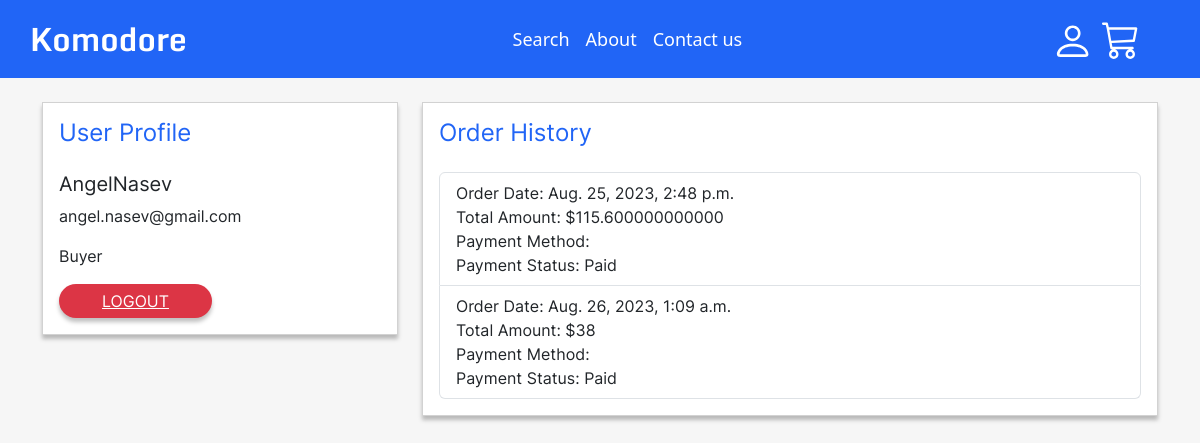
/profile/ (signed in), run on an earlier commit of the app's database.
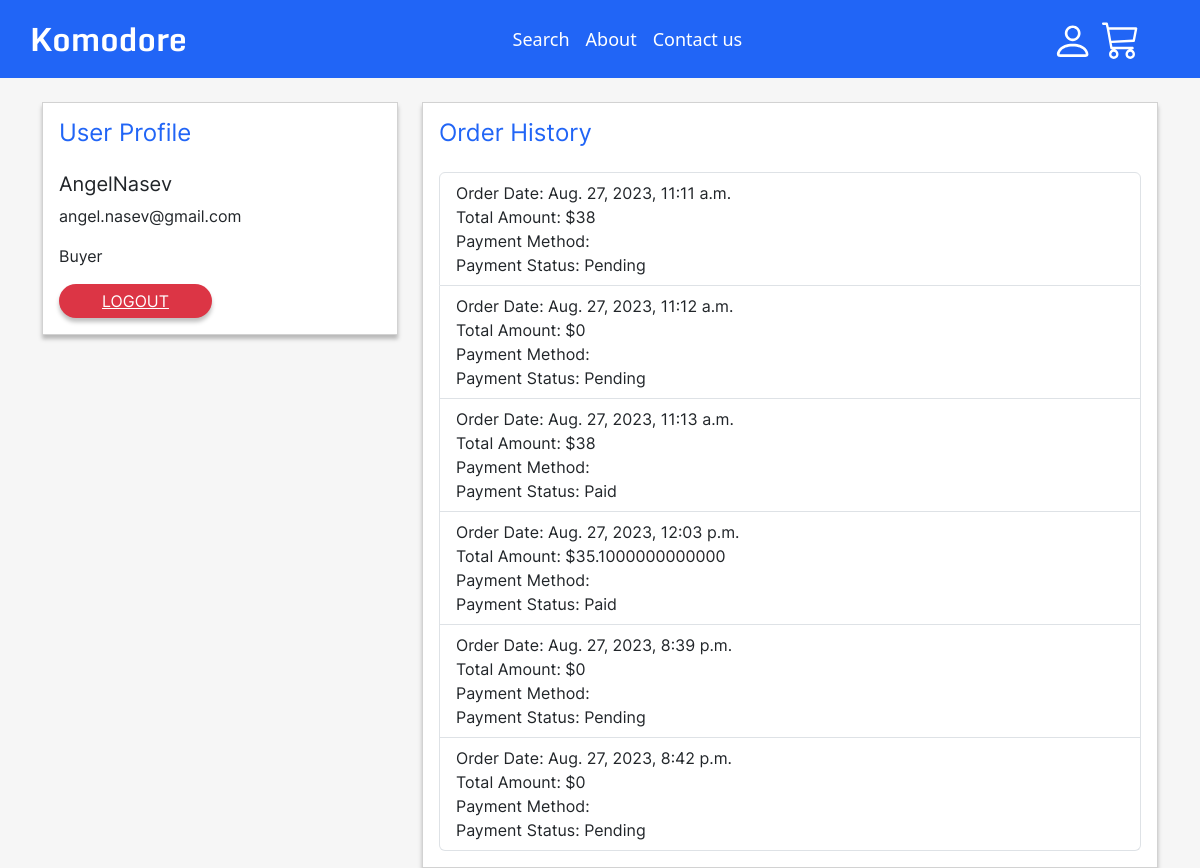
And on a later commit of the database.
### KomodoreApp/models.py (models this page shows, shortened)
class Order(models.Model):
    user = models.ForeignKey(User, on_delete=models.CASCADE)
    order_items = models.ManyToManyField('OrderItem')
    order_date = models.DateTimeField(auto_now_add=True)
    payment_status = models.CharField(max_length=20, choices=[('Pending', 'Pending'), ('Paid', 'Paid')])
    payment_method = models.CharField(max_length=20, choices=[('Online', 'Online'), ('Cash', 'Cash on Delivery')])
    shipping_address = models.CharField(max_length=150)
    shipping_note = models.TextField(blank=True)
    shipping_city = models.CharField(max_length=100)
    shipping_postal_code = models.CharField(max_length=20)
    shipping_country = models.CharField(max_length=100)
    def total(self):
        return self.order_items.aggregate(order_total=Sum(F('product__price') * F('quantity')))['order_total'] or 0

### KomodoreApp/views.py (the view)
# urls.py: path('profile/', profile_view, name='profile_view'),
@login_required(login_url="/login/")
def profile_view(request):
    profile = Profile.objects.get(user=request.user)
    user_orders = Order.objects.filter(user=request.user).all()
    context = {"profile": profile,
               "is_buyer": profile.is_buyer,
               "is_seller": profile.is_seller,
               "orders": user_orders}
    return render(request, 'profile.html', context=context)

### KomodoreApp/templates/profile.html (shortened to what this page needs)
<!DOCTYPE html>
<html lang="en">
<head>
    <link href="https://cdn.jsdelivr.net/npm/bootstrap@5.3.1/dist/css/bootstrap.min.css" rel="stylesheet"
>
    {% load static %}
    <link rel="stylesheet" href="{% static 'style.css' %}">
</head>
<body class="gray-background">
{% include 'navbar.html' %}
<div class="container mt-4 inter">
    <div class="row">
        <div class="col-md-4">
            <div class="card">
                <div class="card-body">
                    <h4 class="card-title blue">User Profile</h4>
                    <h5 class="card-text pt-3">{{ request.user.username }}</h5>
                    <p class="card-text">{{ request.user.email }}</p>
                    {% if profile.is_buyer %}
                        <p class="card-text">Buyer</p>
                    {% endif %}
                    <a href="{% url 'logout' %}" class="pill-btn bg-danger">LOGOUT</a>
                </div>
            </div>
        </div>
        <div class="col-md-8">
            <div class="card">
                <div class="card-body">
                    <h4 class="card-title blue pb-3">Order History</h4>
                    <ul class="list-group">
                        {% for order in orders %}
                        <li class="list-group-item">
                            Order Date: {{ order.order_date }}<br>
                            Total Amount: ${{ order.total }}<br>
                            Payment Method: {{ order.payment_method }}<br>
                            Payment Status: {{ order.payment_status }}
                        </li>
                        {% empty %}
                        <li class="list-group-item">No orders yet.</li>
                        {% endfor %}
                    </ul>
                </div>
            </div>
        </div>
    </div>
</div>
</body>
</html>

### KomodoreApp/templates/navbar.html (shortened to what this page needs)
{% load static %}
<link rel="stylesheet" href="{% static 'style.css' %}">
<nav class="navbar navbar-expand-lg nav-background">
    <div class="container-fluid">
        <a class="navbar-brand komodore" href="/home">Komodore</a>
        {% if is_buyer %}
        <div class="collapse navbar-collapse justify-content-center" id="navbarNav-1">
            <ul class="navbar-nav">
                <li class="nav-item">
                    <a class="nav-link text-white" href="/home">Search</a>
                </li>
                <li class="nav-item">
                    <a class="nav-link text-white" href="/about">About</a>
                </li>
                <li class="nav-item">
                    <a class="nav-link text-white" href="/contact">Contact us</a>
                </li>
            </ul>
        </div>
        <div class="pe-5 d-flex justify-content-center align-items-center">
            <div class="me-2">
                <a href="/profile">
                </a>
            </div>
            <div>
                <a href="/shopping_cart">
                </a>
            </div>
        </div>
        {% else %}
        <div class="collapse navbar-collapse justify-content-center" id="navbarNav-3">
            <ul class="navbar-nav">
            </ul>
        </div>
        {% endif %}
    </div>
</nav>

### KomodoreApp/static/style.css (style rules this page uses)
.komodore { color: #FFF !important; font-family: 'Monda', serif !important; font-size: 32px !important; font-style: normal !important; font-weight: 700 !important; line-height: normal !important; margin-left: 1.5% }
.nav-background { background: #2165F6; }
.nav-link { font-size: 18px; }
.gray-background { background: #F6F6F6; }
.pill-btn { display: flex; width: 153px; height: 34px; padding: 10px; flex-direction: column; justify-content: center; align-items: center; gap: 10px; flex-shrink: 0; color: white; border-radius: 20px; border: none; background: #2165F6; box-shadow: 0 4px 4px 0 rgba(0, 0, 0, 0.25); }
.inter { font-family: 'Inter', sans-serif; }

### KomodoreApp/templates/profile.html (style rules this page uses)
.card { border-radius: 0; box-shadow: 0 4px 4px 0 rgba(0, 0, 0, 0.25); }
.blue { color: #2165F6; }
.pill-btn { background-color: #FF0000; }

What changed in the data, as far as the page shows it:
removed Order: order_date "Aug. 25, 2023, 2:48 p.m.", total "115.600000000000", payment_status "Paid"
added Order: order_date "Aug. 27, 2023, 11:11 a.m.", total "38", payment_status "Pending"
added Order: order_date "Aug. 27, 2023, 11:12 a.m.", total "0", payment_status "Pending"
changed Order: order_date "Aug. 26, 2023, 1:09 a.m." → "Aug. 27, 2023, 11:13 a.m."
added Order: order_date "Aug. 27, 2023, 12:03 p.m.", total "35.1000000000000", payment_status "Paid"
added Order: order_date "Aug. 27, 2023, 8:39 p.m.", total "0", payment_status "Pending"
added Order: order_date "Aug. 27, 2023, 8:42 p.m.", total "0", payment_status "Pending"
